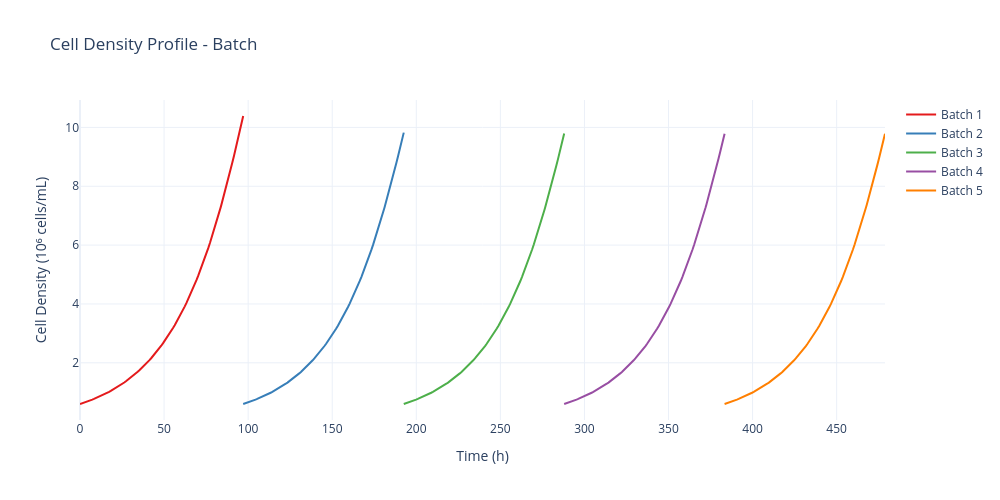

Source (notebook cell):
### Code cell
# Multi-batch profile overlay — includes amino acids profile (fig index 5)
figs = plot_simulation_profiles(sim, max_batches=num_batches)

profile_labels = [
    "Cell Density", "Glucose", "Glutamine", "Lactate", "Ammonia",
    "Amino Acids", "Dissolved O₂", "Total Dissolved Carbon",
    "pH", "Dissolved CO₂", "Osmolality", "Na⁺ Concentration"
]

print(f"Generated {len(figs)} profile figures:")
for i, label in enumerate(profile_labels[:len(figs)]):
    print(f"  figs[{i}] — {label}")

# Show amino acids profile
figs[0].show()
